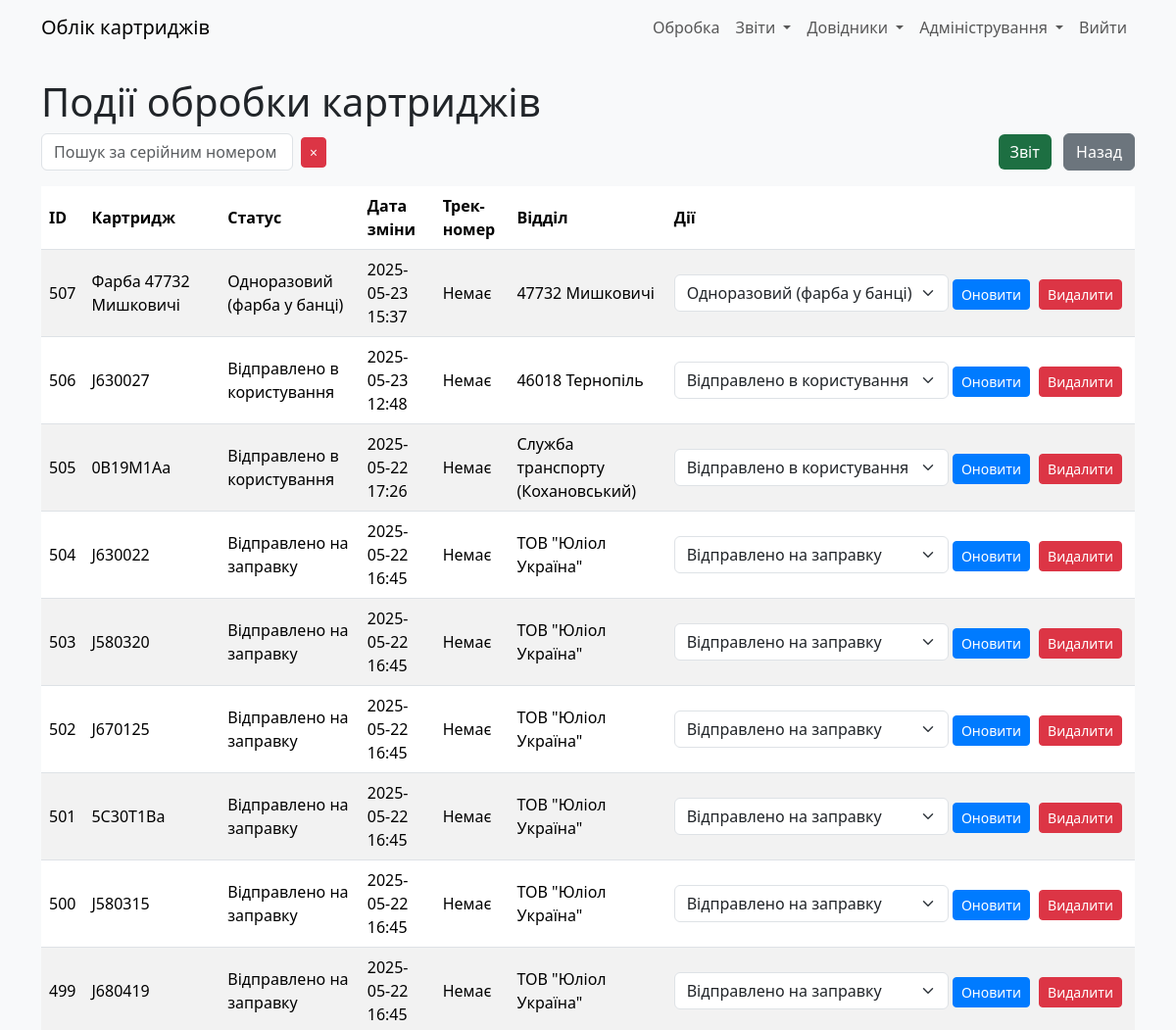
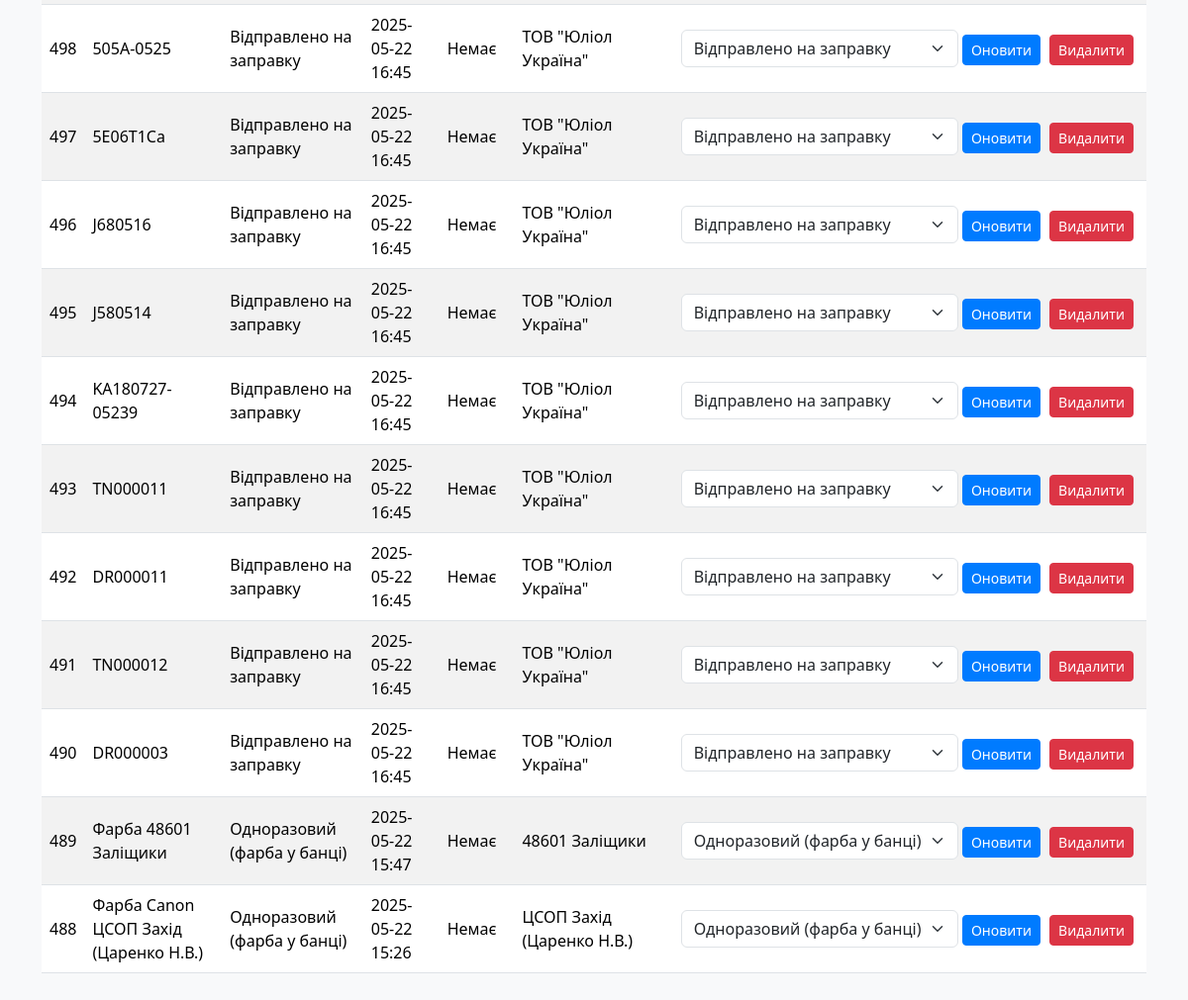
The app's page /cartridge_status (signed in), older data (2 pictures, top to bottom).
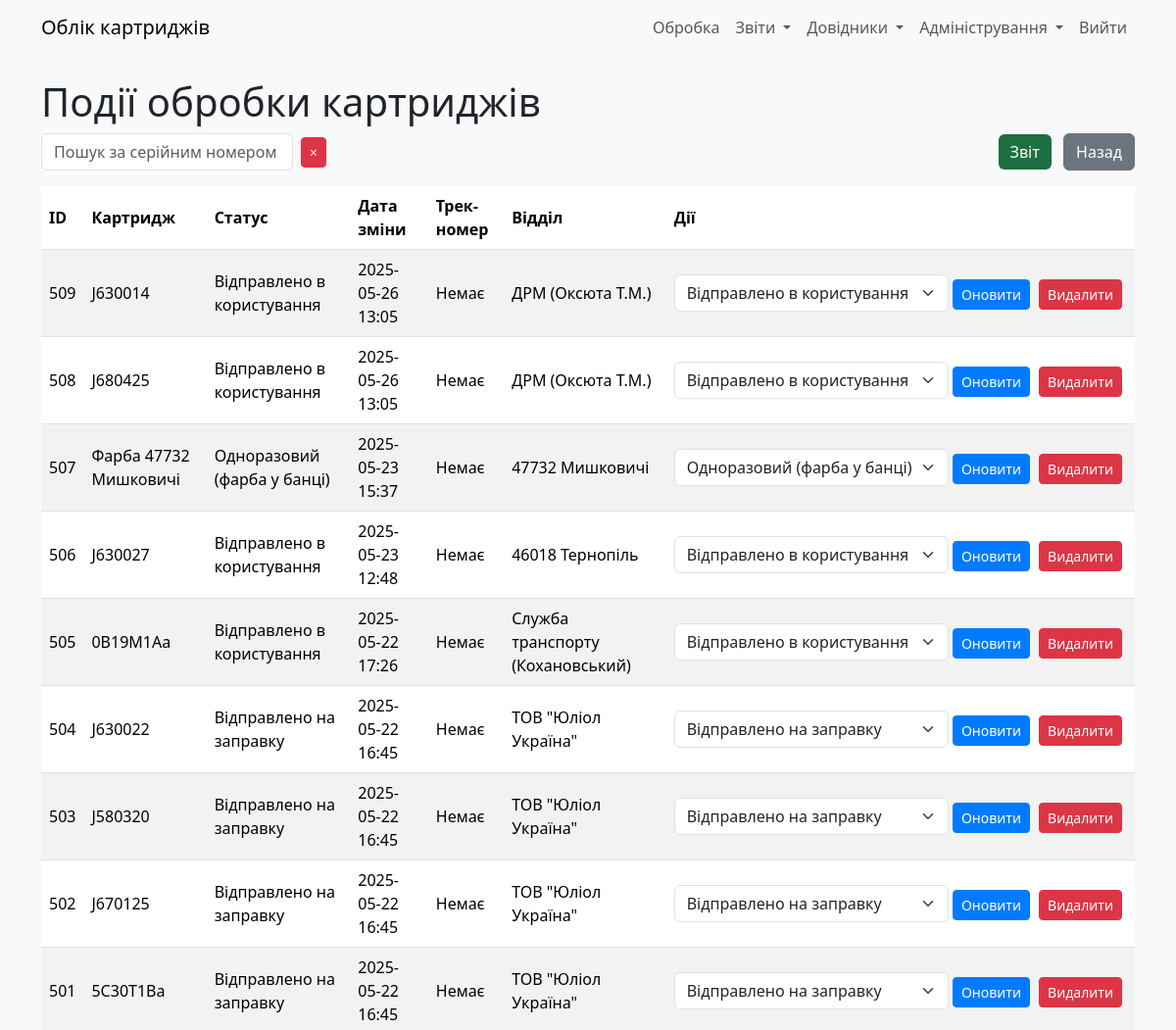
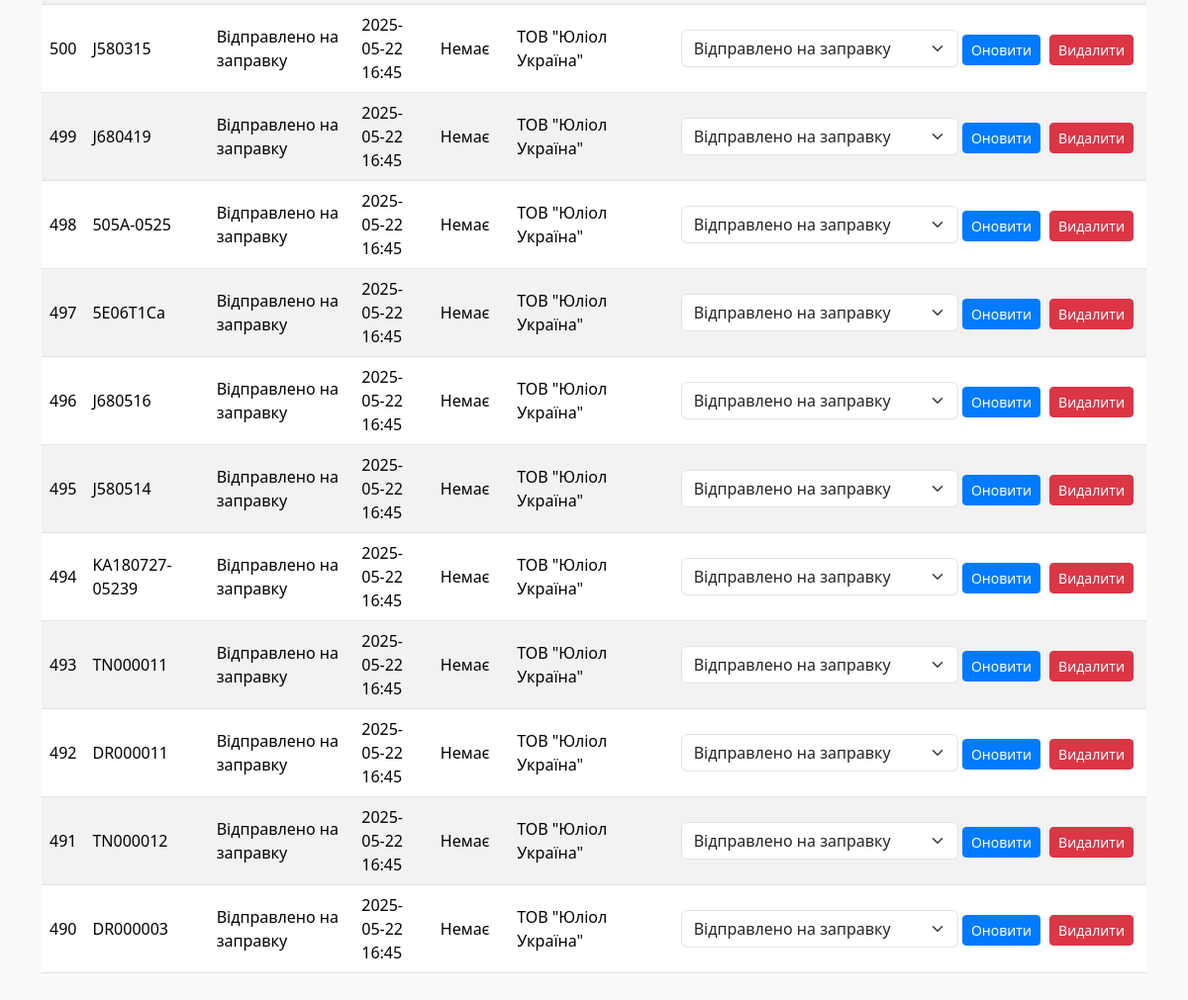
The same page, newer data (2 pictures, top to bottom).
### models.py (models this page shows)
class CartridgeStatus(db.Model):
    __tablename__ = "cartrg_status"
    id: Mapped[int] = mapped_column(primary_key=True)
    cartridge_id = mapped_column(ForeignKey(Cartridges.id))
    status: Mapped[int] = mapped_column(Integer, server_default=literal(0))
    date_ofchange: Mapped[DateTime] = mapped_column(DateTime, server_default=func.now())
    parcel_track: Mapped[str] = mapped_column(String(13), nullable=True)
    exec_dept: Mapped[int] = mapped_column(ForeignKey(RefillDept.id))
    user_updated: Mapped[int] = mapped_column(ForeignKey(User.id))
    time_updated: Mapped[DateTime] = mapped_column(DateTime, server_default=func.now())
    __table_args__ = (
        Index('idx_cartridge_date', 'cartridge_id', 'date_ofchange'),  # Композитний індекс
        Index('idx_status', 'status'),                                 # Окремий індекс для status
        Index('idx_exec_dept', 'exec_dept'),                           # Окремий індекс для exec_dept
    )

class Cartridges(db.Model):
    __tablename__ = "cartridges"
    id: Mapped[int] = mapped_column(primary_key=True)
    serial_num: Mapped[str] = mapped_column(String(255), server_default="N/A")
    use_counter: Mapped[int] = mapped_column(Integer, nullable=False, default=-1)
    in_printer: Mapped[int] = mapped_column(ForeignKey(CustomerEquipment.id), nullable=True)
    cartridge_model: Mapped[str] = mapped_column(String(255), nullable=True)  # Застаріле. Не використовувати!
    cartrg_model_id: Mapped[int] = mapped_column(ForeignKey(CartridgeModel.id), default=1)
    user_updated: Mapped[int] = mapped_column(ForeignKey(User.id))
    time_updated: Mapped[DateTime] = mapped_column(DateTime, server_default=func.now())
    curr_status: Mapped[int] = mapped_column(Integer, nullable=False, default=0)
    curr_dept: Mapped[int] = mapped_column(Integer, nullable=False, default=0)
    curr_parcel_track: Mapped[str] = mapped_column(String(13), nullable=True)

class RefillDept(db.Model):
    __tablename__ = "refill_dept"
    id: Mapped[int] = mapped_column(primary_key=True)
    deptname: Mapped[str] = mapped_column(String(30))
    dept_description: Mapped[str] = mapped_column(String(255))
    addr1: Mapped[str] = mapped_column(String(255))
    addr2: Mapped[str] = mapped_column(String(255))
    addr3: Mapped[str] = mapped_column(String(255))
    addr4: Mapped[str] = mapped_column(String(255))
    addr5: Mapped[str] = mapped_column(String(255))
    dept_description: Mapped[str] = mapped_column(String(255))  # Нове поле
    is_exec: Mapped[int] = mapped_column(Integer, server_default=literal(0))
    user_updated: Mapped[int] = mapped_column(ForeignKey(User.id))
    time_updated: Mapped[DateTime] = mapped_column(DateTime, server_default=func.now())

### app.py (the view)
    def wrapper(*args, **kwargs):
        if current_user.role != 'admin':
            abort(403)
        return f(*args, **kwargs)

### app.py (called while the page is built)
@login_manager.user_loader
def load_user(user_id):
    return User.query.get(int(user_id))

def admin_required(f):
    def wrapper(*args, **kwargs):
        if current_user.role != 'admin':
            abort(403)
        return f(*args, **kwargs)
    wrapper.__name__ = f.__name__
    return wrapper

### templates/cartridge_status.html (shortened to what this page needs)
{% extends "base.html" %}
{% block content %}
    <h1>Події обробки картриджів</h1>
    <div class="mb-3 d-flex justify-content-between align-items-center">
        <div class="d-flex align-items-center">
            <input type="text" id="search" class="form-control" placeholder="Пошук за серійним номером" value="{{ search|escape }}" style="max-width: 400px;">
            <button id="clear-search" class="btn btn-danger btn-sm ms-2" title="Очистити пошук">
                <span>×</span>
            </button>
        </div>
        <div>
            <a href="{{ url_for('export_cartridge_events') }}" class="btn btn-excel me-2">Звіт</a>
            <a href="{{ url_for('index') }}" class="btn btn-secondary">Назад</a>
        </div>
    </div>
    <table class="table table-striped" id="status-table">
        <thead>
            <tr>
                <th>ID</th>
                <th>Картридж</th>
                <th>Статус</th>
                <th>Дата зміни</th>
                <th>Трек-номер</th>
                <th>Відділ</th>
                <th>Дії</th>
            </tr>
        </thead>
        <tbody id="status-table-body">
            {% for status, serial_num, deptname in statuses %}
            <tr>
                <td>{{ status.id }}</td>
                <td>{{ serial_num }}</td>
                <td>{{ {0: 'Не вказано', 1: 'На зберіганні (порожній)', 2: 'Відправлено в користування', 3: 'Відправлено на заправку', 4: 'Непридатний (списаний)', 5: 'Одноразовий (фарба у банці)', 6: 'На зберіганні (заправлений)', 7: 'Втрачений'}[status.status] }}</td>
                <td>{{ status.date_ofchange.strftime('%Y-%m-%d %H:%M') }}</td>
                <td>{{ status.parcel_track or 'Немає' }}</td>
                <td>{{ deptname }}</td>
                <td class="actions-column">
                    <form action="{{ url_for('update_status', status_id=status.id) }}" method="POST" class="d-inline">
                        <select name="status" class="form-select d-inline w-auto">
                            <option value="2" {% if status.status == 2 %}selected{% endif %}>Відправлено в користування</option>
                            <option value="3" {% if status.status == 3 %}selected{% endif %}>Відправлено на заправку</option>
                            <option value="5" {% if status.status == 5 %}selected{% endif %}>Одноразовий (фарба у банці)</option>
                        </select>
                        <button type="submit" class="btn btn-primary btn-sm">Оновити</button>
                    </form>
                    <form action="{{ url_for('delete_status', status_id=status.id) }}" method="POST" class="d-inline" onsubmit="return confirm('Ви впевнені, що хочете видалити цей статус?');">
                        <button type="submit" class="btn btn-danger btn-sm">Видалити</button>
                    </form>
                </td>
            </tr>
            {% endfor %}
        </tbody>
    </table>
{% endblock %}

### templates/base.html (shortened to what this page needs)
<!DOCTYPE html>
<html lang="uk">
<head>
    <link rel="stylesheet" href="{{ url_for('static', filename='css/bootstrap.min.css') }}">
    <link rel="stylesheet" href="{{ url_for('static', filename='css/style.css') }}">
</head>
<body>
    <nav class="navbar navbar-expand-lg navbar-light bg-light">
        <div class="container">
            <a class="navbar-brand" href="{{ url_for('index') }}">Облік картриджів</a>
            <div class="collapse navbar-collapse" id="navbarNav">
                <ul class="navbar-nav ms-auto">
                    {% if current_user.is_authenticated %}
                        <li class="nav-item">
                            <a class="nav-link" href="{{ url_for('mass_input') }}">Обробка</a>
                        </li>
                        <li class="nav-item dropdown">
                            <a class="nav-link dropdown-toggle" href="#" id="navbarDropdownReports" role="button" data-bs-toggle="dropdown" aria-expanded="false">
                                Звіти
                            </a>
                        </li>
                        <li class="nav-item dropdown">
                            <a class="nav-link dropdown-toggle" href="#" id="navbarDropdownRefs" role="button" data-bs-toggle="dropdown" aria-expanded="false">
                                Довідники
                            </a>
                        </li>
                        <li class="nav-item dropdown">
                            <a class="nav-link dropdown-toggle" href="#" id="navbarDropdownStats" role="button" data-bs-toggle="dropdown" aria-expanded="false">
                                Адміністрування
                            </a>
                        </li>
                        <li class="nav-item">
                            <a class="nav-link" href="{{ url_for('logout') }}">Вийти</a>
                        </li>
                    {% else %}
                        <li class="nav-item">
                            <a class="nav-link" href="{{ url_for('login') }}">Увійти</a>
                        </li>
                    {% endif %}
                </ul>
            </div>
        </div>
    </nav>
    <div class="container mt-4">
        {% block content %}{% endblock %}
    </div>
</body>
</html>

### static/css/style.css (style rules this page uses)
body { background-color: #f8f9fa; }
.table th, .table td { vertical-align: middle; }
.form-control, .form-select { max-width: 300px; }
.btn-sm { margin-right: 5px; }
.navbar-nav .nav-link { padding-left: 10px; padding-right: 10px; }
.btn-primary { background-color: #007bff; border-color: #007bff; }
.btn-secondary { background-color: #6c757d; border-color: #6c757d; }

### templates/cartridge_status.html (style rules this page uses)
.actions-column { white-space: nowrap; vertical-align: middle; }
#clear-search { padding: 0.25rem 0.5rem; }
.btn-excel { background-color: #1D6F42; color: white; border: none; }

Row changes from the older to the newer data that the page shows:
no longer on this page (row unchanged): CartridgeStatus: id "489", serial_num "Фарба 48601 Заліщики", status "Одноразовий (фарба у банці)", date_ofchange "2025-05-22 15:47", parcel_track "Немає", deptname "48601 Заліщики"
no longer on this page (row unchanged): CartridgeStatus: id "488", serial_num "Фарба Canon ЦСОП Захід (Царенко Н.В.)", status "Одноразовий (фарба у банці)", date_ofchange "2025-05-22 15:26", parcel_track "Немає", deptname "ЦСОП Захід (Царенко Н.В.)"
added CartridgeStatus: id "509", serial_num "J630014", status "Відправлено в користування", date_ofchange "2025-05-26 13:05", parcel_track "Немає", deptname "ДРМ (Оксюта Т.М.)"
added CartridgeStatus: id "508", serial_num "J680425", status "Відправлено в користування", date_ofchange "2025-05-26 13:05", parcel_track "Немає", deptname "ДРМ (Оксюта Т.М.)"
